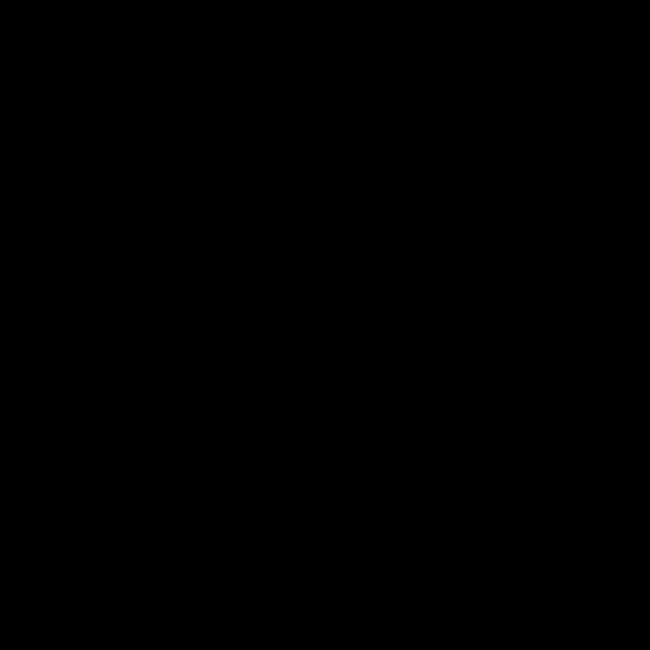
Frame 1 (no input)
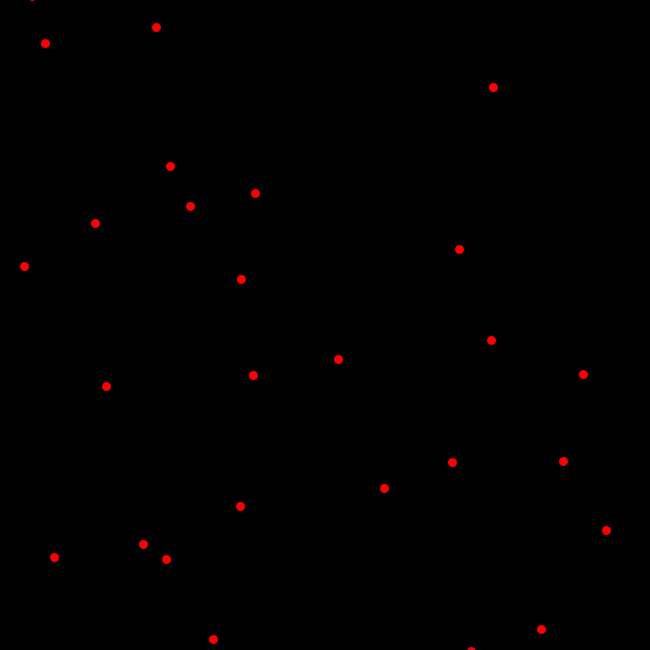
Frame 60 (the mouse pressed at the canvas centre just before this capture)
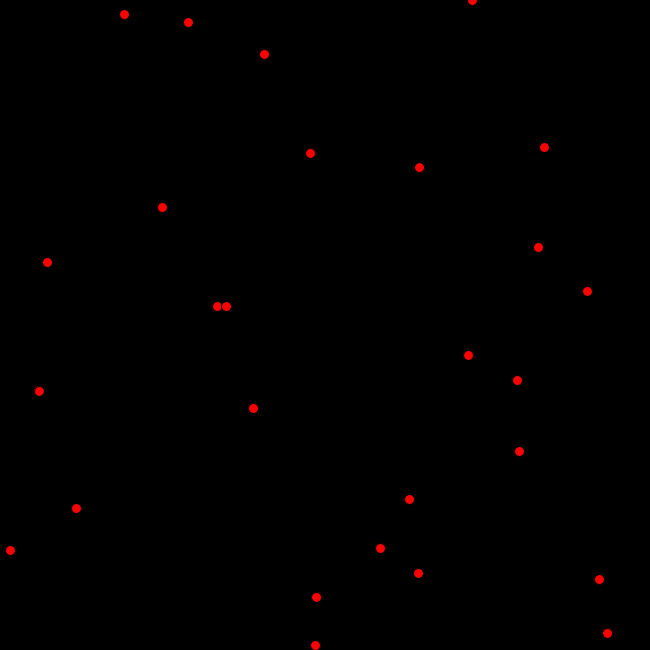
Frame 120 (the mouse held since frame 60 and released just before this capture)

The Processing sketch that drew these frames (run headless with seeded random() and noise(); from frame 60 on, the mouse is pressed at the canvas centre):

// Processing sketch: Fireworks
// ── Fireworks.pde
ArrayList<UPP> ups;

public void setup() {
  size(650, 650);
  
  colorMode(HSB);
  
  ups = new ArrayList<UPP>();
  
}

public void draw() {
  background(0);
  
  ups.add(new UPP(new PVector(random(width), random(height + 100, height + 200)), 10));
  
  for (UPP up : ups) {
    up.run();
    up.applyForce(new PVector(0, -0.7));
  }
  
}

// ── UPP.pde
public class UPP {
  
  PVector pos, vel, acc;
  int r;
  
  public UPP(PVector pos, int r) {
    
    this.pos = pos;
    vel = new PVector();
    acc = new PVector();
    
    this.r = r;
    
  }
  
  public void run() {
    
    this.render();
    this.update();
    
  }
  
  public void applyForce(PVector force) {
    
    acc.add(force);
    
  }
  
  public void update() {
    
    vel.add(acc);
    pos.add(vel);
    acc.mult(0);
    
  }
  
  public void render() {
    
    pushMatrix();
    
    translate(pos.x, pos.y);
    fill(255, 255, 255);
    circle(0, 0, r);
    
    popMatrix();
    
  }
  
  public boolean out() {
    if (pos.y < -r) {
      return true;
    }
    
    return false;
  }
  
}
